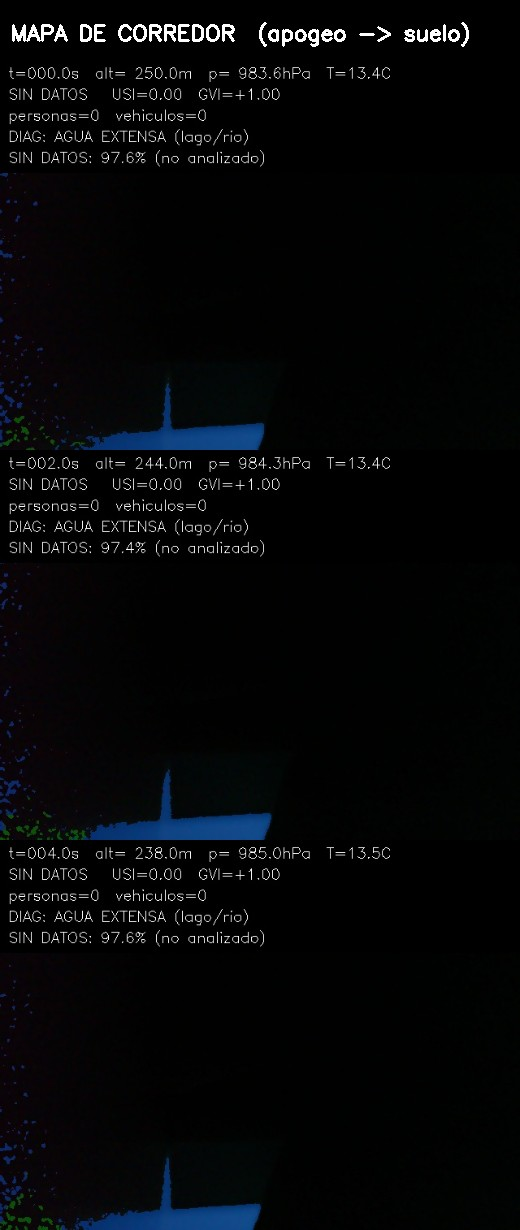
#> input picture cansat_seg_poc/entrega/corridor_map.jpg, 520 x 1230 px
$ python -i camara_en_vivo.py   (imports and definitions only)   (older library calls are emulated)
#> lines starting #> are read from the running program, lines starting #| are printed output that depends on the picture
#!/usr/bin/env python3
"""
Vista en vivo de la AI Camera para AJUSTAR EL FOCO a mano — MJPEG por HTTP.

Sirve en http://<ip-de-la-pi>:8080 una página con el stream de la cámara y el
número de nitidez (varianza del Laplaciano) dibujado encima: girás el anillo
del lente hasta que ese número sea máximo.

Usa obturación corta (8 ms) para que no haya motion blur al mover la cámara;
si la escena queda oscura, subí --gain.

Uso (en la Pi):
    venv/bin/python pi/camara_en_vivo.py            # puerto 8080
    venv/bin/python pi/camara_en_vivo.py --port 8081
"""
from __future__ import annotations

import argparse
import time
from http.server import BaseHTTPRequestHandler, ThreadingHTTPServer

import cv2
import numpy as np
from picamera2 import Picamera2


def nitidez(bgr: np.ndarray) -> float:
    g = cv2.cvtColor(bgr, cv2.COLOR_BGR2GRAY)
    g = cv2.GaussianBlur(g, (0, 0), 1.0)
    return float(cv2.Laplacian(g, cv2.CV_64F).var())


# [72 lines left out: function main, not called in this run]


# [2 lines not run here, left out]

>>> import cv2
>>> picture = cv2.imread('../entrega/corridor_map.jpg')
#> picture is the input picture: shape (1230, 520, 3); mean B, G, R 8.4, 7.1, 6
>>> result = nitidez(picture)
#> in nitidez, `g = cv2.cvtColor(bgr, cv2.COLOR_BGR2GRAY)`:
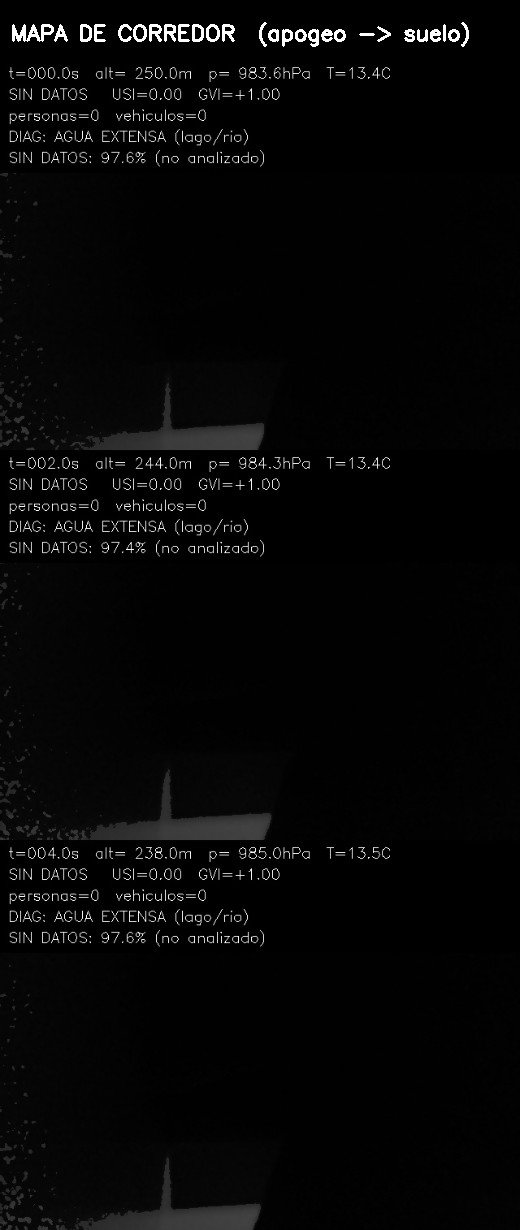
#> g: shape (1230, 520); min 0, max 255, mean 6.9
#> result = 94.63
